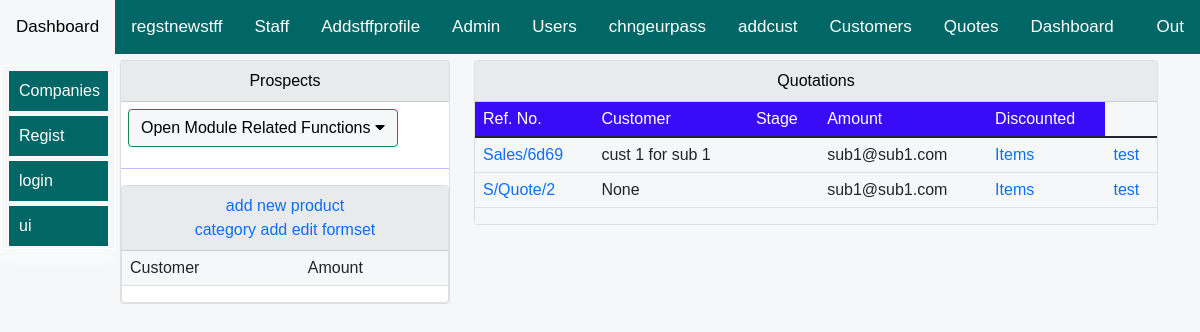
/allifmaal-erp/subscriptions/Quotations/list/company-of-sub1-sadi-21c3512b1969/ (signed in), run on the app's committed database.
### allifapp/models.py (models this page shows, shortened)
class QuotesModel(models.Model):
    number = models.CharField(null=True, blank=True, max_length=20)
    customer= models.ForeignKey(CustomersModel,related_name="apqotelnm",on_delete=models.SET_NULL,blank=True,null=True)
    uniqueId = models.CharField(null=True, blank=True, max_length=100)
    slug = models.SlugField(max_length=500, unique=True, blank=True, null=True)
    owner= models.ForeignKey(User,related_name="cuscmprlneqt",on_delete=models.SET_NULL,null=True,blank=True)
    company= models.ForeignKey(CompanyDetailsModel,related_name="cuscmprlqtn",on_delete=models.SET_NULL,null=True,blank=True)

class CustomersModel(models.Model):
    Country = [
    ('Somalia', 'Somalia'),
    ('Kenya', 'Kenya'),
     ('Other', 'Other'),
    ]
    name = models.CharField(null=True, blank=False, max_length=20)
    phone = models.CharField(null=True, blank=True, max_length=30)
    email= models.CharField(null=True, blank=True, max_length=100)
    country = models.CharField(choices=Country, blank=True, max_length=30)
    city= models.CharField(null=True, blank=True, max_length=30)
    address = models.CharField(null=True, blank=True, max_length=30)
    sales=models.DecimalField(max_digits=10,blank=False,null=True,decimal_places=1,default=0)
    balance=models.DecimalField(max_digits=10,blank=False,null=True,decimal_places=1,default=0)
    turnover=models.DecimalField(max_digits=10,blank=False,null=True,decimal_places=1,default=0)
    contact = models.CharField(null=True, blank=True, max_length=30)
    uniqueId = models.CharField(null=True, blank=True, max_length=100)
    slug = models.SlugField(max_length=500, unique=True, blank=True, null=True)
    owner= models.ForeignKey(User,related_name="cuscmprlne",on_delete=models.SET_NULL,null=True,blank=False)
    company= models.ForeignKey(CompanyDetailsModel,related_name="cuscmprln",on_delete=models.SET_NULL,null=True,blank=False)
    def __str__(self) -> str:
        return self.name

### allifmaalusersapp/models.py (models this page shows, shortened)
class User(AbstractUser):# this is for creating new user... the fields are below and those from parent class
    user_level= [
    ('admin','admin'),
    ('staff', 'staff'),
    ('guest', 'guest'),
    ]
    USERNAME_FIELD = 'email'
    username = models.CharField(max_length=255, null=True,blank=True)
    email = models.EmailField(('email address'), unique=True) # changes email to unique and blank to false
    first_name= models.CharField(max_length=255, null=True,blank=False)
    last_name= models.CharField(max_length=255, null=True,blank=False)
    REQUIRED_FIELDS = ['username','first_name','last_name'] # removes email from REQUIRED_FIELDS
    user_category= models.CharField(choices=user_level, default='guest', max_length=100,null=True,blank=True)
    customuserslug= models.SlugField(max_length=500, unique=True, blank=True, null=True)
    randomfield=models.CharField(max_length=255, null=True,blank=True)
    secret_unique_id= models.CharField(null=True, blank=True, max_length=100)
    customurlslug= models.SlugField(max_length=500, unique=True, blank=True, null=True)
    url_unique_id= models.CharField(null=True, blank=True, max_length=100)
    usercompany= models.CharField(max_length=500, blank=True, null=True)
    def __str__(self):
        return self.email

### allifapp/views.py (the view, shortened to what this page needs)
# urls.py: path('Quotations/list/<slug:slug>/', views.quotations, name="quotations"),
def quotations(request,slug):
    user_var=request.user
    sysowner=CompanyDetailsModel.objects.filter(owner=user_var).first()
    compemplye=EmployeesModel.objects.filter(username=user_var).first()
    k=Category.objects.all()
    for item in k:
        print(item)
    if sysowner!=None:# if true, it means that company exists and logged user is owner
        ownrcomp=sysowner.company
        quotes=QuotesModel.objects.filter(company=sysowner)
        context={
        "quotes":quotes,
        }
        return render(request,'allifapp/quotes/quotes.html',context)
    else:
        return redirect('allifapp:decisionPoint',logged_user=user_var)

### allifapp/templates/allifapp/quotes/quotes.html (shortened to what this page needs)
{% extends 'allifapp/bases/subsbase.html'%}
{% load static %}
{% load crispy_forms_tags %}
{% load humanize %}
   {% block body %}
<div class="container">
    <div class="row mt-12" >
        <div class="col-md-4">
            <div class="card">
                <div id="allif-section-headers" class="card-header ">
                   Prospects {{no_of_prospects|intcomma}}
                </div>
 <div class="allif-clikable-dropdown">
    <button onclick="openOnClickFunction()" id="allif-link-buttons" class="allifmaal-dropbtn btn btn-success mybuttonlinks">
      Open Module Related Functions
      <i class="fa fa-caret-down"></i>
    </button>
    </div>
    <hr>
        <div>
            <div class="col-md-12">
                <div class="card">
                    <div id="allif-section-headers" class="card-header">
                      <a href="{% url 'allifapp:new_product' %}">add new product</a>
                      <br>
                      <a href="{% url 'allifapp:new_cat' %}">category add</a>
                      <a href="{% url 'allifapp:edit_all_products' %}">edit formset</a>
                    </div>
                    <div class="col-md-12">
    <table class="table table-layout">
        <thead>
          <tr>
            <td scope="col">Customer</td>
            <td scope="col">Amount</td>
          </tr>
        </thead>
            </table>
                            </div>
                        </div></div>
                    </div>
            </div>
        </div>
    <div class="col-md-8">
        <div class="card">
            <div id="allif-section-headers" class="card-header">
                Quotations <strong> {{no_of_quotes}}</strong>
            </div>
            <div class="col-md-12">
        <div class="AllifTableFixedHeader Allifmaal-scroll-table">
            <table class="table table-layout">
            <thead>
            <tr class="allif-table-header-row">
            <td>Ref. No.</td>
            <td>Customer</td>
            <td>Stage</td>
            <td>Amount</td>
            <td>Discounted</td>
            </tr>
        </thead>
        <tbody>
    {% for item in quotes %}
        <tr>
            <td>
                <a href="{% url 'allifapp:addQuoteDetails' item.slug %}" style="text-decoration: none;">
                {{item.number}}</a>
                </td>
               <td>
                {{item.customer}}
               </td>
               <td>
               </td>
               <td>
                {{item.owner}}
               </td>
            <td>
              <a href="{% url 'allifapp:AddQuoteItems' item.slug %}" style="text-decoration: none;">
                Items
                  </a></td>
                   <td>
                    <a href="{% url 'allifapp:AllifQuoteDetails' item.slug %}" style="text-decoration: none;">
                      test {{quote.valueafterdiscount|floatformat:2|intcomma}}
                        </a>
                   </td>
        </tr>
        {% endfor %}
        </tbody>
        </table>
        </div>
            </div>
        </div></div>
    </div>
</div>
   {% endblock %}

### allifapp/templates/allifapp/bases/subsbase.html (style rules this page uses)
body { font-size: 2rem; opacity: 1; position:sticky; overflow: auto; text-align: left; max-width: 100%; background-color: #F6F7F8; margin: auto; padding: auto; }
.container { background-color: #F6F7F8; }
table { background-color: #F6F7F8; }
.mybuttonlinks { margin-top: 7px; margin-left: 7px; margin-bottom: 5px; }
#allif-section-headers { background-color: #e9eaec; color: black; font-size: 16px; text-align: center; }
#allif-link-buttons { background-color: #F6F7F8; color: black; text-align: center; }
hr { background-color: blue; }
a:link { text-decoration: none; }
.allif-clikable-dropdown { position: relative; display: inline-block; }
.Allifmaal-scroll-table { background-color: #F6F7F8; width: auto; max-height: 400px; overflow-x: scroll; overflow-y: scroll; margin-left: 0px; overflow: auto; margin-right: 0px; }
.AllifTableFixedHeader thead tr { position: sticky; top: 0px; }
.AllifTableFixedHeader thead td { color: #fff; }
.allif-table-header-row { background-color: #3a0bf7; }
@media screen and (min-width:1000px) and (max-width:2000px) { .container { margin-top: 10px; display: block; font-size: 0.95rem; margin-left:auto ; margin-right: auto; margin: auto; padding-left: 90px; } }

### allifapp/templates/allifapp/bases/subtopnavbar.html (style rules this page uses)
body { margin: 0; font-family: Arial, Helvetica, sans-serif; }

### allifapp/templates/allifapp/bases/subsidenavbar.html (style rules this page uses)
:root { --sidebar_font_size:1.0rem; }

### data on the page
QuotesModel: number "Sales/6d69", customer "cust 1 for sub 1", owner "sub1@sub1.com"
QuotesModel: number "S/Quote/2", customer "None", owner "sub1@sub1.com"
